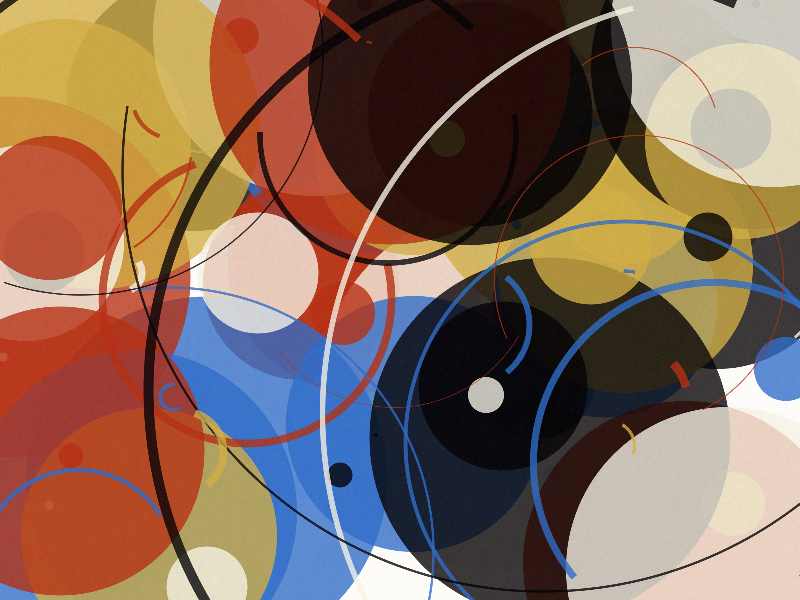
Frame 1 (no input)
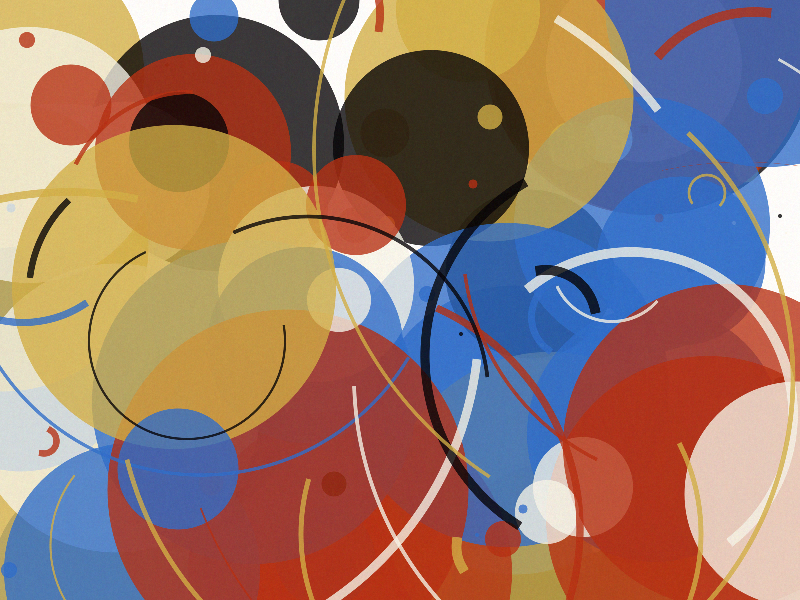
Frame 2 (the mouse pressed at the canvas centre, redrawn once)

The p5.js sketch that drew these frames (run headless with seeded random() and noise() and a simulated clock; the mouse was pressed at the canvas centre and the sketch redrawn once):

// p5.js sketch
// ── sketch.js
//seed = int(random(999996));
num_circles = 90; 
num_lines = 30; 
opacity = 200;
density = 4;
function setup() {
  var cnv = createCanvas(displayWidth,displayHeight);
  //cnv.parent(document.getElementById('markdown'));
  smooth();
  pixelDensity(density);
  background('#f5f2e6');
  strokeWeight(2);
}

counter = 1;
function draw() {
  background('#FFFCF9');
  for (i = 0; i < num_circles; i++) {
    size = int(random(1,20));
    noStroke();
    fillColor = rcol();
    fillColor.setAlpha(opacity);
    fill(fillColor);
    ellipse(int(random(0,width)),int(random(0,height)), size*size, size*size);
  }
  for (i = 0; i < num_lines; i++) {
    size = int(random(5,30));
    strokeWeight(random(0,10));
    noFill();
    strokeCap(PROJECT);
    strokeColor = rcol();
    strokeColor.setAlpha(opacity);
    stroke(strokeColor);
    start = random(0,TWO_PI);
    arc_length = random(0,3*PI/2);
    arc(int(random(0,width)),int(random(0,height)), size*size, size*size, start, start+arc_length);
  }
  console.log(width);
  console.log(height);
  noisee(5, 0, 0, width, height);
  variable_grainsize(5,3);
  variable_grainsize(1,3);
  variable_grainsize(2,3);

  function noisee(n, x, y, w, h) {
    x1 = constrain(x, 0, width);
    x2 = constrain(x+w, 0, width);
    y1 = constrain(y, 0, height);
    y2 = constrain(y+h, 0, height);
    // for (j = y1; j < y2; j+=0.25) {  
    //   for (i = x1; i < x2; i+=0.25) {
    //     let col = get(i, j);
    //     b = random(-n, n);
    //     col = color(red(col)+b, green(col)+b, blue(col)+b);
    //     set(i, j, col);
    //   }
    // }
    loadPixels();
    let d = pixelDensity();
    for (yj = y1; yj < y2; yj++) {  
      for (xi = x1; xi < x2; xi++) {
        for (let i = 0; i < d; i++) {
          for (let j = 0; j < d; j++) {
            // loop over
            b = random(-n, n);
            index = 4 * ((yj * d + j) * width * d + (xi * d + i));
            pixels[index] += b;
            pixels[index+1] += b;
            pixels[index+2] += b;
            pixels[index+3] += b;
          }
        }
      }
    }
    updatePixels();
    console.log('finished');
  }

  noLoop();

}

function mouseClicked() {
  if(mouseX>0 && mouseY>0 && mouseX<width && mouseY<height) {
    draw();
  }
}

colors = ['#f5f2e6','#040204','#306dc9','#D1AE45','#b53012'];
//old colors = ['#2D2615', '#19647E', '#28AFB0', '#F4D35E', '#EE964B', '#000000'] ;
function rcol() {
  index = int(random(0,colors.length));
  print(index);
  return color(colors[index]);
}

function variable_grainsize(grain_size,amount) {
  let d = pixelDensity()*grain_size;
  adjusted_width = width/grain_size;
  adjusted_height = height/grain_size;
  loadPixels();
  for (let x_coord = 0; x_coord < adjusted_width; x_coord++) {
    for (let y_coord = 0; y_coord < adjusted_height; y_coord++) {
      b_r = random(-amount,amount);
      b_g = random(-amount,amount);
      b_b = random(-amount,amount);
      b_a = 0;
      for (let i = 0; i < d; i++) {
        for (let j = 0; j < d; j++) {
          // loop over
          index = 4 * ((y_coord * d + j) * width * d + (x_coord * d + i));
          pixels[index] = pixels[index]+b_r;
          pixels[index+1] = pixels[index+1]+b_g;
          pixels[index+2] = pixels[index+2]+b_b;
          pixels[index+3] = pixels[index+3]+b_a;
        }
      }
    }
  }
  updatePixels();
}
